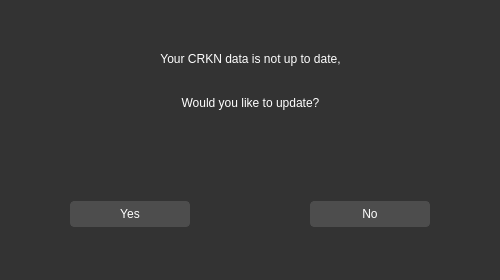
<?xml version="1.0" encoding="UTF-8"?>
<ui version="4.0">
 <class>Form</class>
 <widget class="QWidget" name="Form">
  <property name="geometry">
   <rect>
    <x>0</x>
    <y>0</y>
    <width>500</width>
    <height>280</height>
   </rect>
  </property>
  <property name="windowTitle">
   <string>Form</string>
  </property>
  <property name="styleSheet">
   <string notr="true">    QWidget {
        background-color: #333333;
        color: #ffffff;
        border: none;
    }
    QPushButton {
        background-color: #4d4d4d;
        border: 1px solid #4d4d4d;
        border-radius: 4px;
        color: #ffffff;
        padding: 5px;
    }
    QPushButton:hover {
        background-color: #5a5a5a;
        border: 1px solid #5a5a5a;
    }
    QCheckBox {
        color: #ffffff;
    }
    QLineEdit {
        background-color: #4d4d4d;
        border: 1px solid #4d4d4d;
        color: #ffffff;
        padding: 5px;
    }
    QTextEdit {
        background-color: #4d4d4d;
        border: 1px solid #4d4d4d;
        color: #ffffff;
        padding: 5px;
    }
    QProgressBar {
        border: 1px solid #444444;
        border-radius: 7px;
        background-color: #2e2e2e;
        text-align: center;
        font-size: 10pt;
        color: white;
    }
    QProgressBar::chunk {
        background-color: #3a3a3a;
        width: 5px;
    }
    QScrollBar:vertical {
        border: none;
        background-color: #3a3a3a;
        width: 10px;
        margin: 16px 0 16px 0;
    }
    QScrollBar::handle:vertical {
        background-color: #444444;
        border-radius: 5px;
    }
    QScrollBar:horizontal {
        border: none;
        background-color: #3a3a3a;
        height: 10px;
        margin: 0px 16px 0 16px;
    }
    QScrollBar::handle:horizontal {
        background-color: #444444;
        border-radius: 5px;
    }
    QTabWidget {
        background-color: #2e2e2e;
        border: none;
    }
    QTabBar::tab {
        background-color: #2e2e2e;
        color: #b1b1b1;
        padding: 8px 20px;
        border-top-left-radius: 5px;
        border-top-right-radius: 5px;
        border: none;
    }
 
    QTabBar::tab:selected, QTabBar::tab:hover {
        background-color: #3a3a3a;
        color: white;
    }</string>
  </property>
  <widget class="QWidget" name="horizontalLayoutWidget">
   <property name="geometry">
    <rect>
     <x>10</x>
     <y>159</y>
     <width>481</width>
     <height>111</height>
    </rect>
   </property>
   <layout class="QHBoxLayout" name="horizontalLayout">
    <property name="spacing">
     <number>60</number>
    </property>
    <item>
     <widget class="QPushButton" name="confirm_update_1">
      <property name="minimumSize">
       <size>
        <width>0</width>
        <height>0</height>
       </size>
      </property>
      <property name="maximumSize">
       <size>
        <width>120</width>
        <height>16777215</height>
       </size>
      </property>
      <property name="styleSheet">
       <string notr="true">font: 700 18pt &quot;Segoe UI&quot;;
</string>
      </property>
      <property name="text">
       <string>Yes</string>
      </property>
     </widget>
    </item>
    <item>
     <widget class="QPushButton" name="cancel_update_1">
      <property name="minimumSize">
       <size>
        <width>0</width>
        <height>0</height>
       </size>
      </property>
      <property name="maximumSize">
       <size>
        <width>120</width>
        <height>16777215</height>
       </size>
      </property>
      <property name="styleSheet">
       <string notr="true">font: 700 18pt &quot;Segoe UI&quot;;</string>
      </property>
      <property name="text">
       <string>No</string>
      </property>
     </widget>
    </item>
   </layout>
  </widget>
  <widget class="QWidget" name="verticalLayoutWidget">
   <property name="geometry">
    <rect>
     <x>10</x>
     <y>40</y>
     <width>481</width>
     <height>81</height>
    </rect>
   </property>
   <layout class="QVBoxLayout" name="verticalLayout">
    <item>
     <widget class="QLabel" name="label">
      <property name="styleSheet">
       <string notr="true">font: 700 20pt &quot;Segoe UI&quot;;</string>
      </property>
      <property name="text">
       <string>Your CRKN data is not up to date,</string>
      </property>
      <property name="alignment">
       <set>Qt::AlignCenter</set>
      </property>
     </widget>
    </item>
    <item>
     <widget class="QLabel" name="label_2">
      <property name="styleSheet">
       <string notr="true">font: 700 20pt &quot;Segoe UI&quot;;</string>
      </property>
      <property name="text">
       <string>Would you like to update?</string>
      </property>
      <property name="alignment">
       <set>Qt::AlignCenter</set>
      </property>
     </widget>
    </item>
   </layout>
  </widget>
 </widget>
 <resources/>
 <connections/>
</ui>
